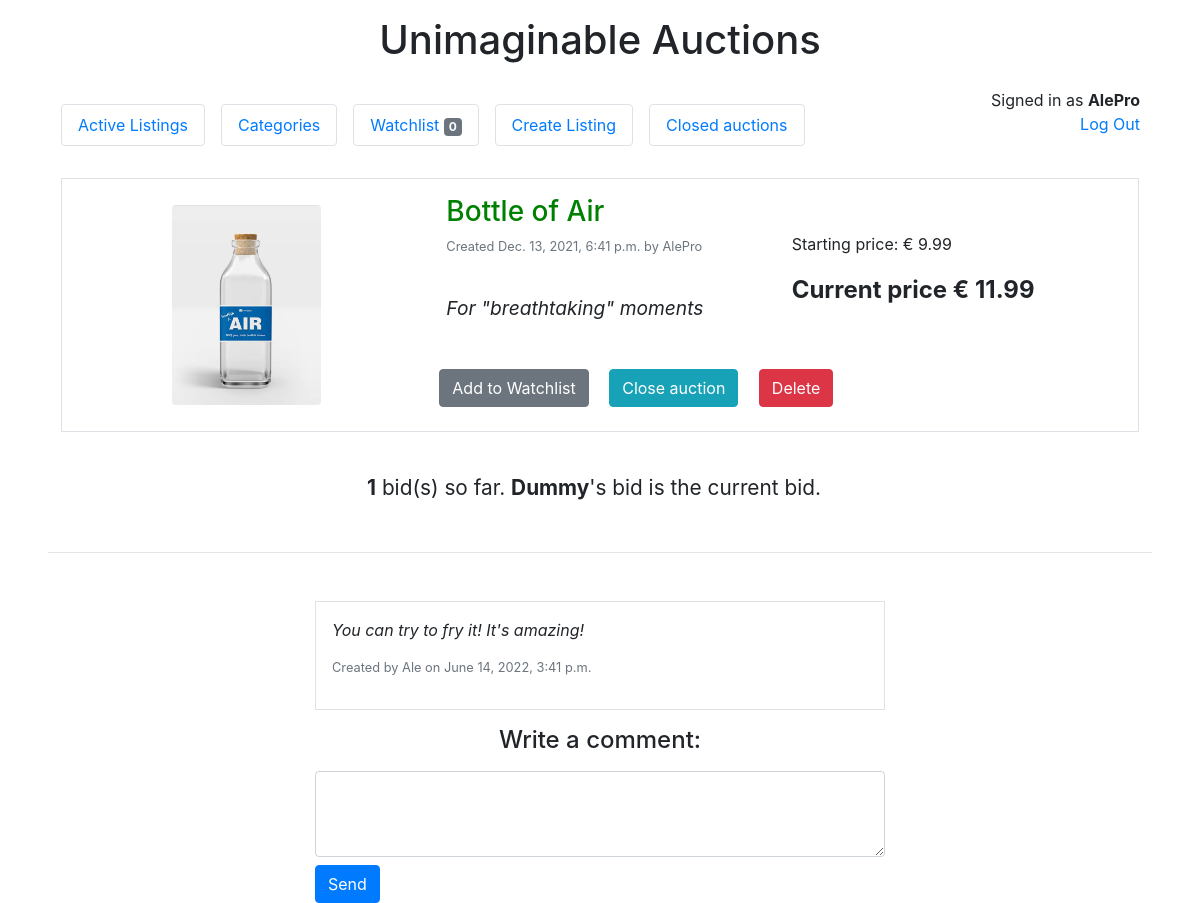
The page /listing/17 (signed in) on the database its author committed.
### auctions/models.py (models this page shows, shortened)
class User(AbstractUser):
    pass

class Listing(models.Model):
    demo_hardcoded_path = models.CharField(max_length=32, blank=True, null=True)
    is_active = models.BooleanField(default='True')
    winner = models.ForeignKey(User, on_delete=models.CASCADE, related_name='won', blank=True, null=True)
    img = models.ImageField(upload_to='products', null=True, blank=True)
    name_article = models.CharField(max_length=64)
    category = models.ForeignKey(Category, on_delete=models.CASCADE, related_name="listings")
    price = models.DecimalField(max_digits=7, decimal_places=2)
    description = models.CharField(max_length=255)
    created_by = models.ForeignKey(User, on_delete=models.CASCADE, related_name="listings", default=0)
    created_on = models.DateTimeField(auto_now_add=True)
    updated_on = models.DateTimeField(auto_now=True)

class Bid(models.Model):
    bid_amount = models.DecimalField(max_digits=7, decimal_places=2)
    bid_listings_id = models.ForeignKey(Listing, on_delete=models.CASCADE, related_name="bid_listing", blank=True)
    bid_created_by_id = models.ForeignKey(User, on_delete=models.CASCADE, related_name="bid_user", blank=True)
    bid_created_on = models.DateTimeField(auto_now_add=True)

class Comment(models.Model):
    content = models.CharField(max_length=255)
    item_commented = models.ForeignKey(Listing, on_delete=models.CASCADE, related_name="comments")
    created_by = models.ForeignKey(User, on_delete=models.CASCADE, related_name="comments")
    created_on = models.DateTimeField(auto_now_add=True)

### auctions/views.py (the view, shortened to what this page needs)
# urls.py: path("listing/<int:article_id>", views.listing, name="listing"),
@login_required
def listing(request, article_id):
    current_user = request.user
    l = Listing.objects.get(pk=article_id)
    bid_count = len(l.bid_listing.all())
    try:
        last_bid_amount = l.bid_listing.last().bid_amount
        last_bid_user = l.bid_listing.last().bid_created_by_id
    except:
        last_bid_amount = l.price
        last_bid_user = 'No one'
    try:
        watch_count = len(request.user.watchlist.get().products.all())
    except:
        watch_count = 0
    c = CommentForm(initial={
            'created_by': request.user,
            'item_commented': Listing.objects.get(pk=article_id)
            })
    b = BidForm(initial={
        'bid_amount': last_bid_amount + 1,
        'bid_listings_id': article_id,
        'bid_created_by_id': current_user
        })
    return render(request, "auctions/listing.html", {
        "l": l,
        "bid_form": b,
        "comment_form": c,
        "bid_count": bid_count,
        "last_bid_amount": last_bid_amount,
        "last_bid_user": last_bid_user,
        "current_user": current_user,
        "watch_count": watch_count
    })

### auctions/models.py
class BidForm(ModelForm):
    class Meta:
        model = Bid
        fields = ['bid_amount', 'bid_listings_id', 'bid_created_by_id']
        widgets = {
            'bid_listings_id': HiddenInput(),
            'bid_created_by_id': HiddenInput()
            }

class CommentForm(ModelForm):
    class Meta:
        model = Comment
        fields = '__all__'
        widgets = {
            'content': Textarea(attrs={'class': 'form-control', 'rows': '3'}),
            'item_commented': HiddenInput(),
            'created_by': HiddenInput()
        }
        labels = {
            "content": ""
        }

### auctions/templates/auctions/listing.html (shortened to what this page needs)
{% extends "auctions/layout.html" %}
{% load static %}
{% block body %}
<div class="row-list-bid row d-flex">
    <div class="left-col col">
        {% include "auctions/layout_listing.html" %}
    </div>
</div>
<div class="bid-form-container container m-4 justify-content-center">
    <div class="top-row">
        {% if last_bid_user == current_user %}
            <p class="text-center"> <b>{{ bid_count }}</b> bid(s) so far. <b>Your bid</b> is the current bid.  </p>
        {% else %}
            <p class="text-center"> <b>{{ bid_count }}</b> bid(s) so far. <b>{{ last_bid_user }}</b>'s bid is the current bid.  </p>
        {% endif %}
    </div>
</div>
<hr class="m-5">
<div class="container col-md-6 justify-content-center">
    {% for c in l.comments.all %}
    <div class='border p-3'>
            <p><i> {{ c.content }} </i></p>
            <p class="text-muted"> Created by {{ c.created_by }} on {{ c.created_on }} </p>
    </div>
    {% endfor %}
</div>
<div class='container col-md-6 justify-content-center'>
    <form action="{% url 'post_comment' l.id %}" method="post">
        <h4 class='text-center m-3'>Write a comment:</h4>
        {{ comment_form }}
        <button type="submit" class="btn btn-primary mt-2">Send</button>
    </form>
</div>
{% endblock %}

### auctions/templates/auctions/layout.html (shortened to what this page needs)
{% load static %}
<!DOCTYPE html>
<html lang="en">
    <head>
        <link rel="stylesheet" href="https://stackpath.bootstrapcdn.com/bootstrap/4.4.1/css/bootstrap.min.css">
        <link rel="stylesheet" href="{% static 'auctions/styles.css' %}">
    </head>
    <body>
        <div class="container">
            <h1 class="text-center p-3">Unimaginable Auctions</h1>
        </div>
        <div class="container d-flex sticky-top bg-white">
            {% with url_name=request.path %}
            <ul class="nav nav-pills m-3">
                <li class="nav-item mr-3">
                {% url 'index' as index %}
                    <a class="nav-link border {% if url_name == index %}active{% endif %}" href="{% url 'index' %}">
                        Active Listings
                    </a>
                </li>
                {% if user.is_authenticated %}
                    <li class="nav-item mr-3">
                        {% url 'categories' as cat %}
                        {% url 'display_category' as display_cat %}
                        <a class="nav-link border {% if url_name == cat or url_name == display_cat %}active{% endif %}" href="{% url 'categories' %}">
                            Categories
                        </a>
                    </li>
                    <li class="nav-item mr-3">
                        {% url 'watchlist' as watch %}
                        <a class="nav-link border {% if url_name == watch %}active{% endif %}" href="{% url 'watchlist' %}">
                            Watchlist <span class="badge badge-secondary">{{ watch_count }}</span>
                        </a>
                    </li>
                    <li class="nav-item mr-3">
                        {% url 'create_listing' as create_l %}
                        <a class="nav-link border {% if url_name == create_l %}active{% endif %}" href="{% url 'create_listing' %}">
                            Create Listing
                        </a>
                    </li>
                    <li class="nav-item mr-3">
                        {% url 'closed_auctions' as closed_auct %}
                        <a class="nav-link border {% if url_name == closed_auct %}active{% endif %}" href="{% url 'closed_auctions' %}">
                            Closed auctions
                        </a>
                    </li>
                {% endif %}
            </ul>
            {% endwith %}
            <div class="col justify-content-end text-right">
                {% if user.is_authenticated %}
                    <p class="signed-in-text">Signed in as <strong>{{ user.username }}</strong></p>
                    <a href="{% url 'logout' %}">Log Out</a>
                {% else %}
                    <p>Not signed in.</p>
                {% endif %}
            </div>
        </div>
        {% block body %}
        {% endblock %}
    </body>
</html>

### auctions/templates/auctions/layout_listing.html (shortened to what this page needs)
{% load static %}
<div class="container">
    <div class="listing-box row m-3 p-2 border">
        <div class="left-big-col col-4 align-self-center d-flex justify-content-center">
            <a href="{% url 'listing' l.id %}">
                <img src="{% static 'media/products/' %}{{ l.demo_hardcoded_path }}" class="img-fluid rounded" alt="{{ l.name_article }}">
            </a>
        </div>
        <div class="right-big-content-col col">
            <div class="right-big-content-row row p-2">
                <div class="listing-info-col-topleft col">
                    <h3>
                        <a href="{% url 'listing' l.id %}" class="listing-title">
                            {{ l.name_article }} {% if not l.is_active %} (CLOSED) {% endif %}
                        </a>
                    <p class="listing-date text-muted">Created {{ l.created_on }} by {{ l.created_by }}</p>
                    <p class="listing-description"><i>{{ l.description }}</i></p>
                </div>
                <div class="listing-price-col-topright col align-self-center">
                    <p>Starting price: € {{ l.price }}</p>
                    <p class="current-price"><strong>
                        {% if l.is_active %}
                            {% if l.bid_listing.last.bid_amount > l.price %}
                                Current price € {{ l.bid_listing.last.bid_amount }}
                            {% else %}
                                <p class="text-muted">No bids yet</div>
                            {% endif%}
                        {% endif %}
                    </strong></p>
                </div>
                <div class="buttons-col-bottom">
                    {% if l.is_active %}
                        {% if user.is_authenticated %}
                            {% if l in user.watchlist.get.products.all %}
                                <a class="btn btn-warning m-2" href="{% url 'remove_watchlist' l.id %}">
                                    Remove from Watchlist
                                </a>
                            {% else %}
                                <a class="btn btn-secondary m-2" href="{% url 'add_watchlist' l.id %}">
                                    Add to Watchlist
                                </a>
                            {% endif %}
                        {% else %}
                            <a class="btn btn-secondary m-2" href="{% url 'login' %}">
                                Login for Watchlist
                            </a>
                        {% endif %}
                    {% endif %}
                    {% if user.id == l.created_by.id %}
                        {% if l.is_active %}
                            <a class="btn btn-info m-2" href="{% url 'close' l.id %}">
                                Close auction
                            </a>
                        {% endif %}
                        <a class="btn btn-danger m-2" href="{% url 'remove_listing' l.id %}">
                            Delete
                        </a>
                    {% endif %}
                </div>
            </div>
        </div>
    </div>
</div>

### auctions/static/auctions/styles.css (style rules this page uses)
h3 a { color: green; }
img { max-height: 200px; }
.bid-form-container { font-size: 1.3em; }
.signed-in-text { margin-bottom: 0; }
.text-muted { font-size: 0.8em; }
.current-price { font-size: 1.5em; }
.listing-description { font-size: 1.2em; margin: 2em 0; }

### rows shown on the page
User: username "AlePro"
Listing: demo_hardcoded_path (picture), name_article "Bottle of Air", created_on "Dec. 13, 2021, 6:41 p.m.", created_by "AlePro", description "For \"breathtaking\" moments", price "9.99", bid_listing.last.bid_amount "11.99"
User: username "Dummy"
Comment: content "You can try to fry it! It's amazing!", created_by "Ale", created_on "June 14, 2022, 3:41 p.m."

### other values the page prints
{{ watch_count }} "0"
{{ bid_count }} "1"
